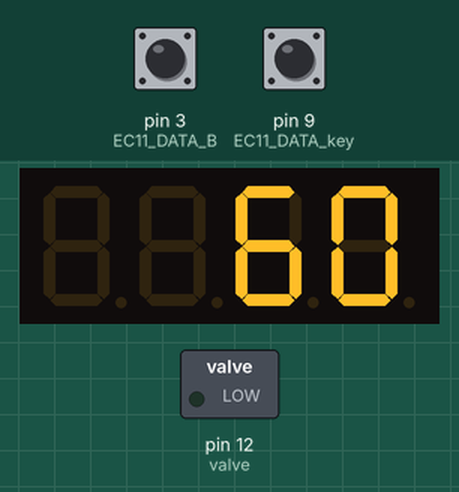
Bench run of a sketch on a simulated Arduino Uno, built with avr-gcc and run on an emulated ATmega328P. On the bench: 4-digit seven-segment display, switched loads named in the sketch (green lamp = pin HIGH). The inputs (shaded band) are chosen by the test bench; at power-on: pin 9 (EC11_DATA_key) HIGH, pin 3 (EC11_DATA_B) HIGH.

Above: at 1.2 s.
1.3 s: pin 9 (EC11_DATA_key) pulled LOW for 0.15 s
At 2.1 s:
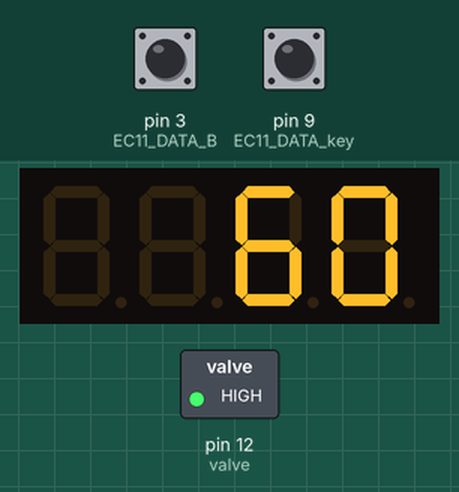
4.4 s: pin 9 (EC11_DATA_key) pulled LOW for 1 s
At 8.4 s:
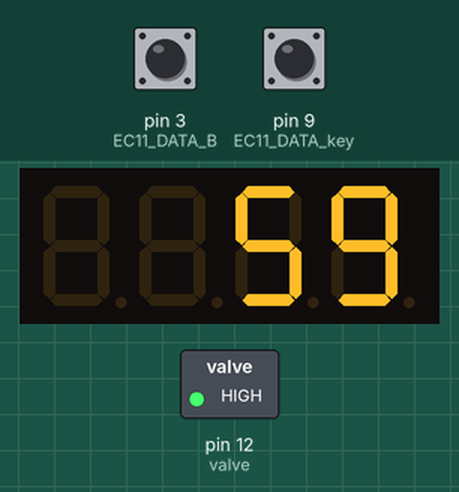
Timing chart, 0 to 9.9 s (numbered marks = the images above; inputs shaded):
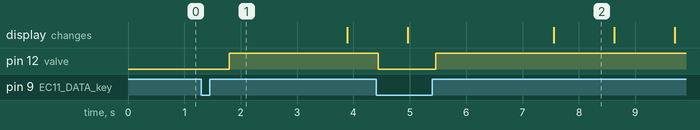

Measured:
- after the input at 1.3 s, pin 12 (valve): LOW → HIGH after 0.50 s
- after the input at 4.4 s, pin 12 (valve): HIGH → LOW at once, → HIGH 1.0 s later

The sketch:

Timer_Sevseg_Mos_V1.0.ino
```cpp
/*
    EC11外壳固定引脚接地防静电感应触发按压功能，应该接到电源的地线，不要接到arduino的地线，否则会有干扰了；
    使用LM2596为Arduino Nano供电时，LM2596输出端需要调节到10-11V，才能使Nano的5V输出端电压达到5v，
    如果LM2596输出端需要调节到7-9V左右时，Nano的5V输出端电压达不到5v，外设工作异常。
*/

#include <Wire.h>
#include <TM1637Display.h>

// Module connection pins (Digital Pins)
#define CLK A4
#define DIO A1

// 定义显示刷新时间间隔
#define TEST_DELAY 50

TM1637Display display(CLK, DIO);

// 初始化旋钮编码器各引脚
#define EC11_DATA_key 9
#define EC11_DATA_A 6
#define EC11_DATA_B 3

int counter = 60;
int State;
int old_State;
int valve = 12; // 接MosFET隔离模块，高电平时接通

void setup()
{
    pinMode(EC11_DATA_key, INPUT_PULLUP); //输入上拉
    pinMode(EC11_DATA_A, INPUT_PULLUP);   //输入上拉
    pinMode(EC11_DATA_B, INPUT_PULLUP);   //输入上拉
    Serial.begin(9600);
    // Read First Position of Channel B
    old_State = digitalRead(EC11_DATA_B);
    pinMode(valve, OUTPUT);   // 测试按键用：实际就是控制继电器的工作状态来控制进水电磁阀通断
    display.setBrightness(3); //设置亮度用，从0-7级，运行默认为3级亮度
    display.clear();
    display.showNumberDec(counter, false);
}

void loop()
{
Quit_The_Work:
    State = digitalRead(EC11_DATA_B);
    if (State != old_State)
    {
        if (digitalRead(EC11_DATA_A) != State)
        {
            counter++;
            counter = counter + 2; //步长为6
        }
        else
        {
            counter--;
            counter = counter - 2;
            if (counter == 0 || counter < 0) //当小于或等于0时，计时器止步于0
            {
                counter = 0;
            }
        }
        display.showNumberDec(counter, false);
        // delay(10); //此处不能加延时，否则影响数据加减
    }

    if (digitalRead(EC11_DATA_key) == LOW) //如果按压低电平则开始抽水
    {
        delay(500); //延时0.5秒，让Sw键重新高电平从而进入抽水状态
        for (int W_counter = counter; W_counter > 0; W_counter = W_counter - 1)
        {
            digitalWrite(valve, HIGH); //继电器控制开始抽水
            delay(500);
            if (digitalRead(EC11_DATA_key) == LOW)
            {
                digitalWrite(valve, LOW); //继电器控制停止抽水
                delay(500);              //必须要有这个延时，才能让语句不那么快又执行到检测到按压低电平
                display.showNumberDec(counter, false);
                goto Quit_The_Work; //转跳到标记
            }
            //将延时分成两份，可以增强控制
            delay(500);
            if (digitalRead(EC11_DATA_key) == LOW)
            {
                digitalWrite(valve, LOW); //继电器控制停止抽水
                delay(500);              //必须要有这个延时，才能让语句不那么快又执行到检测到按压低电平
                display.showNumberDec(counter, false);
                goto Quit_The_Work; //转跳到标记
            }
            display.showNumberDec(W_counter, false);
            delay(TEST_DELAY);
        }
        digitalWrite(valve, LOW); //继电器控制停止抽水
        delay(10);                //消抖
        display.showNumberDec(counter, false);
        delay(TEST_DELAY);
        goto Quit_The_Work; //转跳到标记
    }

    if (digitalRead(EC11_DATA_key) == LOW && counter == 0) //如果按压低电平且计时器为0则不停抽水直到再次按压关停
    {
        delay(500);                //延时0.5秒，让Sw键重新高电平从而进入抽水状态
        digitalWrite(valve, HIGH); //继电器控制开始抽水
        if (digitalRead(EC11_DATA_key) == LOW)
        {
            digitalWrite(valve, LOW); //继电器控制停止抽水
            delay(500);              //必须要有这个延时，才能让语句不那么快又执行到检测到按压低电平
            goto Quit_The_Work;       //转跳到标记
        }
        //将延时分成两份，可以增强控制
        delay(500);
        if (digitalRead(EC11_DATA_key) == LOW)
        {
            digitalWrite(valve, LOW); //继电器控制停止抽水
            delay(500);              //必须要有这个延时，才能让语句不那么快又执行到检测到按压低电平
            goto Quit_The_Work;       //转跳到标记
        }
    }

    old_State = State; // the first position was changed
}
```
